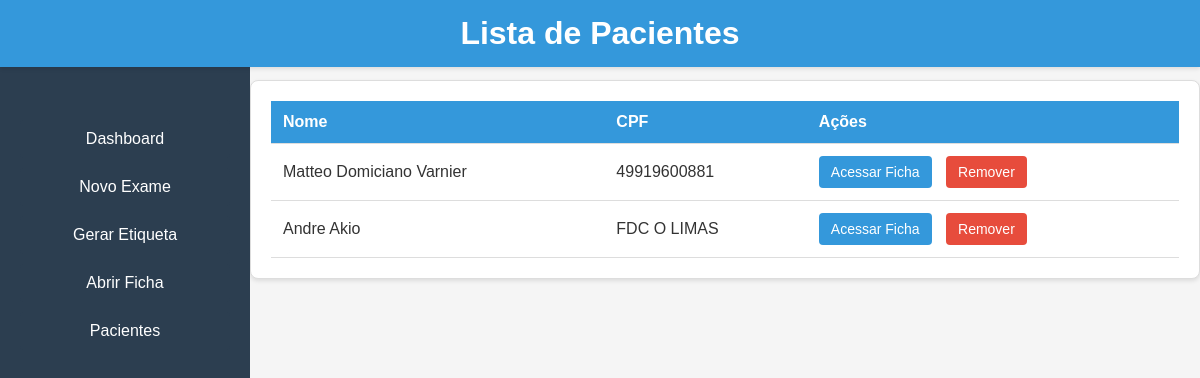
Before: /patients with the older database file.
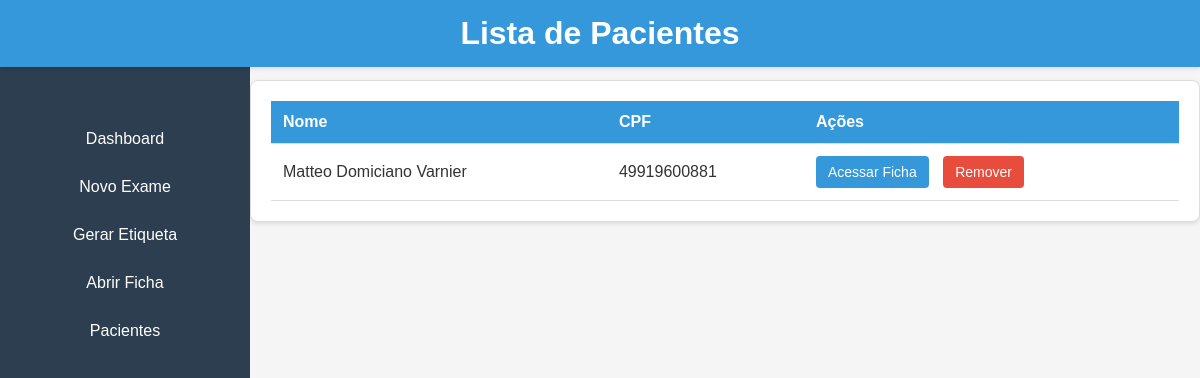
After: the same page with the newer database file.
### models.py (models this page shows, shortened)
class User(db.Model):
    id = db.Column(db.Integer, primary_key=True)
    patient_name = db.Column(db.String(100), nullable=False)
    cpf = db.Column(db.String(14), nullable=False)
    phone = db.Column(db.String(15), nullable=False)
    address = db.Column(db.String(200), nullable=False)
    category = db.Column(db.String(100), nullable=False)
    subcategory = db.Column(db.String(100), nullable=False)
    health_issues = db.Column(db.String(500))  # Novo campo
    allergies = db.Column(db.String(500))      # Novo campo
    family_health_issues = db.Column(db.String(500))  # Novo campo
    medications = db.Column(db.String(500))    # Novo campo
    previous_surgeries = db.Column(db.String(500))  # Novo campo
    created_at = db.Column(db.DateTime, default=datetime.utcnow)
    registered_exams = db.Column(JSON) # Novo campo para data de criação

### app.py (the view)
@app.route('/patients')
def view_patients():
    patients = User.query.all()
    return render_template('patients.html', patients=patients)

### templates/patients.html (shortened to what this page needs)
<!DOCTYPE html>
<html lang="pt-BR">
<head>
    <link rel="stylesheet" href="{{ url_for('static', filename='style/patients.css') }}">
</head>
<body>
    <div class="sidebar">
        <div class="sidebar-content">
            <div class="sidebar-box">
                <a href="{{ url_for('home') }}" class="btn-option">Dashboard</a>
                <a href="{{ url_for('exame') }}" class="btn-option">Novo Exame</a>
                <a href="{{ url_for('generate_label') }}" class="btn-option">Gerar Etiqueta</a>
                <a href="{{ url_for('client_record_search') }}" class="btn-option">Abrir Ficha</a>
                <a href="{{ url_for('view_patients') }}" class="btn-option">Pacientes</a>
            </div>
        </div>
    </div>
    <div class="fixed-header">
        <h1>Lista de Pacientes</h1>
    </div>
    <div class="main-content">
        <div class="patients-container">
            <table>
                <thead>
                    <tr>
                        <th>Nome</th>
                        <th>CPF</th>
                        <th>Ações</th>
                    </tr>
                </thead>
                <tbody>
                    {% for patient in patients %}
                        <tr>
                            <td>{{ patient.patient_name }}</td>
                            <td>{{ patient.cpf }}</td>
                            <td>
                                <a href="{{ url_for('client_record', patient_name=patient.patient_name) }}" class="btn-access-record">Acessar Ficha</a>
                                <form action="{{ url_for('delete_patient', patient_id=patient.id) }}" method="POST" style="display: inline;">
                                    <button type="submit" class="btn-remove">Remover</button>
                                </form>
                            </td>
                        </tr>
                    {% endfor %}
                </tbody>
            </table>
        </div>
    </div>
</body>
</html>

### static/style/patients.css (style rules this page uses)
* { margin: 0; padding: 0; }
body { font-family: 'Arial', sans-serif; background-color: #f5f5f5; color: #333; overflow-x: hidden; height: 100%; width: 100%; margin: 0; padding: 0; }
.sidebar { width: 250px; height: 100vh; background-color: #2c3e50; color: white; position: fixed; top: 0; left: 0; z-index: 1000; overflow-y: auto; overflow-x: hidden; transition: left 0.3s ease; }
.sidebar-content { padding: 20px; padding-top: 70px; margin-top: 50px; }
.sidebar a { display: block; background-color: #2c3e50; color: white; padding: 10px; border: none; border-radius: 4px; text-align: center; margin-bottom: 10px; text-decoration: none; font-size: 16px; position: relative; overflow: hidden; }
.sidebar a::after { content: ""; position: absolute; left: 0; bottom: 0; width: 0; height: 2px; background-color: white; transition: width 0.3s ease-out; }
.fixed-header { position: fixed; top: 0; left: 0; width: 100%; background-color: #3498db; color: white; padding: 15px 0; text-align: center; box-shadow: 0 2px 4px rgba(0, 0, 0, 0.1); z-index: 1000; }
.main-content { margin-left: 250px; padding-top: 80px; height: calc(100vh - 80px); overflow-y: auto; }
.patients-container { background-color: white; border: 1px solid #ddd; border-radius: 8px; padding: 20px; box-shadow: 0 2px 4px rgba(0, 0, 0, 0.1); }
table { width: 100%; border-collapse: collapse; }
table th, table td { padding: 12px; text-align: left; border-bottom: 1px solid #ddd; }
table th { background-color: #3498db; color: white; }
.btn-access-record { background-color: #3498db; color: white; padding: 8px 12px; border: none; border-radius: 4px; text-decoration: none; font-size: 14px; }
.btn-access-record { background-color: #3498db; color: white; padding: 8px 12px; border: none; border-radius: 4px; text-decoration: none; font-size: 14px; margin-right: 10px; }
.btn-remove { background-color: #e74c3c; color: white; padding: 8px 12px; border: none; border-radius: 4px; text-decoration: none; font-size: 14px; cursor: pointer; }

Changed rows visible on the page:
removed User: patient_name "Andre Akio", cpf "FDC O LIMAS"
